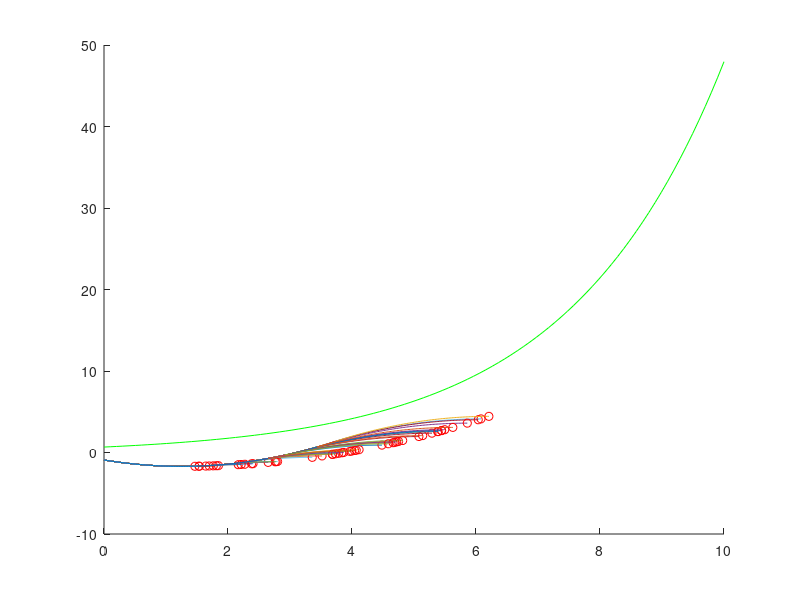
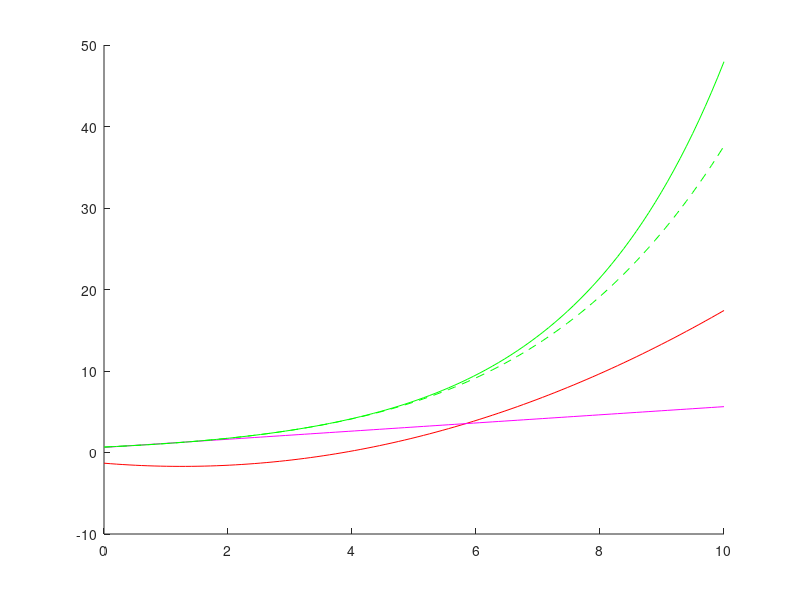

The MATLAB script that drew these images, in order:
function bangbang()
% ric = A exp(B*t) + C;
% ric_ = A + C + AB * t + AB^2 * t^2 / 2 + AB^3 * t^3 / 6

A = rand();
B = 0.4;
C = randn();

  function r = r_ic(t)
    r = A * exp(B*t) + C;
  end

n_taylor = 5;
p_ic = zeros(n_taylor+1, 1);
for j = 1:n_taylor+1
  p_ic(j) = A * B^(n_taylor+1-j);
  if j == n_taylor + 1
    p_ic(j) = p_ic(j) + C;
  end
  p_ic(j) = p_ic(j) / factorial(n_taylor+1-j);
end

  function r = r_ic_approx(t)
    mon = zeros(n_taylor+1, length(t));
    for j = 1:n_taylor+1
      mon(j,:) = t.^(n_taylor+1-j);
    end
    r = p_ic' * mon;
  end

l0 = randn()

ld0 = randn()


  function r = r_foot(t)
    r = l0 + 0.5 * ld0 * t + 1/4 * a * t.^2 - 1/4 * ld0^2/a;
  end

a = 1;

figure(5)
clf
hold on
for j = 1:50
  tf = abs(ld0)/a + 5 * rand();
  ts = 0.5 * (tf - ld0/a);
  ls = l0 + ld0 * ts + 0.5 * a * ts^2;
  lds = ld0 + a * ts;
  
  tt = linspace(0, ts);
  plot(tt, l0 + ld0 * tt + 0.5 * a * tt.^2)
  
  tt = linspace(ts, tf);
  plot(tt, ls + lds * (tt - ts) + 0.5 * -1 * a * (tt-ts).^2);
  
  plot(tf, r_foot(tf), 'ro');
%   plot(tf, l0 + 0.5 * ld0 * tf + 1/4 * a * tf^2 - 1/4 * ld0^2 / a, 'ro');
end
  
tt = linspace(0, 10);
plot(tt, r_ic(tt), 'g-');
% plot(tt, A * exp(B .* tt) + C, 'g-')

tf = linspace(0, 10);
figure(6);
clf
hold on
plot(tf, r_foot(tf), 'r-');
% plot(tf, l0 + 0.5 * ld0 * tf + 1/4 * a * tf.^2 - 1/4 * ld0^2 / a, 'r-')
plot(tf, 0.5 * (tf - ld0 / a), 'm-')
plot(tf, r_ic(tf), 'g-');
plot(tf, r_ic_approx(tf), 'g--');
% plot(tt, A * exp(B .* tt) + C, 'g-')
% plot(tt, A + C + A*B * tt + A * B^2 * tt.^2 + A*B^3 * tt.^3 + A*B^4 * tt.^4, 'g--')

% p_ic = [A * B^4;
%         A * B^3;
%         A * B^2;
%         A * B;
%         A + C];
p_f = [zeros(n_taylor-2, 1);
       1/4 * a;
       1/2 * ld0;
       l0 - 1/4 * ld0^2/a];

tic(); t_int = roots(p_ic - p_f); toc();
mask = false(size(t_int));
for j = 1:size(t_int)
  mask(j) = isreal(t_int(j)) && t_int(j) > 0;
end
t_int = t_int(mask)

for j = 1:length(t_int)
  plot(t_int(j), r_foot(t_int(j)), 'ro');
end

end
